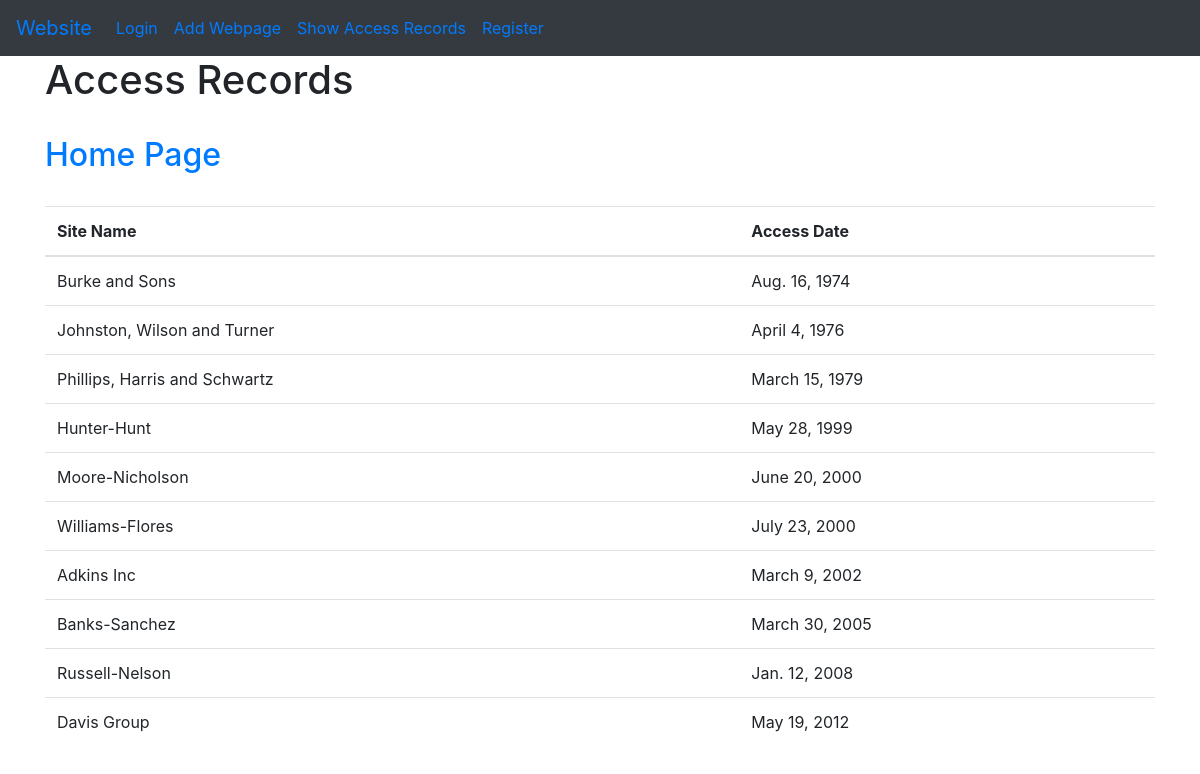
The page /first_app/records/ on the database its author committed.
### first_app/models.py (models this page shows, shortened)
class AccessRecord(models.Model):
    name = models.ForeignKey(WebPage, on_delete=models.CASCADE)
    date = models.DateField()

class WebPage(models.Model):
    topic = models.ForeignKey(Topic, on_delete=models.CASCADE)
    name = models.CharField(max_length=264, unique=True)
    url = models.URLField(unique=True)
    def __str__(self):
        return self.name

### first_app/views.py (the view)
# urls.py: path('records/', views.show_records, name='show_records'),
def show_records(request):
    records = AccessRecord.objects.order_by('date')
    rec_dict = { 'records': records }
    return render(request, 'first_app/access_records.html', rec_dict)

### templates/first_app/access_records.html (shortened to what this page needs)
{% extends 'first_app/base.html' %}
{% load static %}
{% block content %}
<h1> Access Records</h1>
<br>
<h2>
  <a href="{% url 'first_app:index' %}"> Home Page</a>
</h2>
<br>
{% if records %}
    <table class='table'>
      <thead>
        <th> Site Name</th>
        <th> Access Date</th>
      </thead>
      {% for row in records %}
        <tr>
          <td>{{ row.name }}</td>
          <td>{{ row.date }}</td>
        </tr>
      {% endfor %}
    </table>
{% else %}
    <h2> No Records Found !!!!!!!!</h2>
{% endif %}
{% endblock %}

### templates/first_app/base.html (shortened to what this page needs)
<!DOCTYPE html>
<html lang="en" dir="ltr">
  <head>
    <link rel="stylesheet" href="https://stackpath.bootstrapcdn.com/bootstrap/4.3.1/css/bootstrap.min.css">
  </head>
  <body>
<div class="navbar navbar-expand-lg bg-dark">
  <div class="navbar-nav">
    <a class="navbar-brand" href="{% url 'first_app:index' %}">Website</a>
    <a class="nav-item nav-link" href="{% url 'first_app:user_login' %}">Login</a>
    <a class="nav-item nav-link" href="{% url 'first_app:insert_webpage' %}">Add Webpage</a>
    <a class="nav-item nav-link" href="{% url 'first_app:show_records' %}">Show Access Records</a>
    <a class="nav-item nav-link" href="{% url 'first_app:register_user' %}">Register</a>
  </div>
</div>
<div class="container">
  {% block content %}{% endblock %}
</div>
  </body>
</html>

### rows shown on the page
AccessRecord: name "Burke and Sons", date "Aug. 16, 1974"
AccessRecord: name "Johnston, Wilson and Turner", date "April 4, 1976"
AccessRecord: name "Phillips, Harris and Schwartz", date "March 15, 1979"
AccessRecord: name "Hunter-Hunt", date "May 28, 1999"
AccessRecord: name "Moore-Nicholson", date "June 20, 2000"
AccessRecord: name "Williams-Flores", date "July 23, 2000"
AccessRecord: name "Adkins Inc", date "March 9, 2002"
AccessRecord: name "Banks-Sanchez", date "March 30, 2005"
AccessRecord: name "Russell-Nelson", date "Jan. 12, 2008"
AccessRecord: name "Davis Group", date "May 19, 2012"
